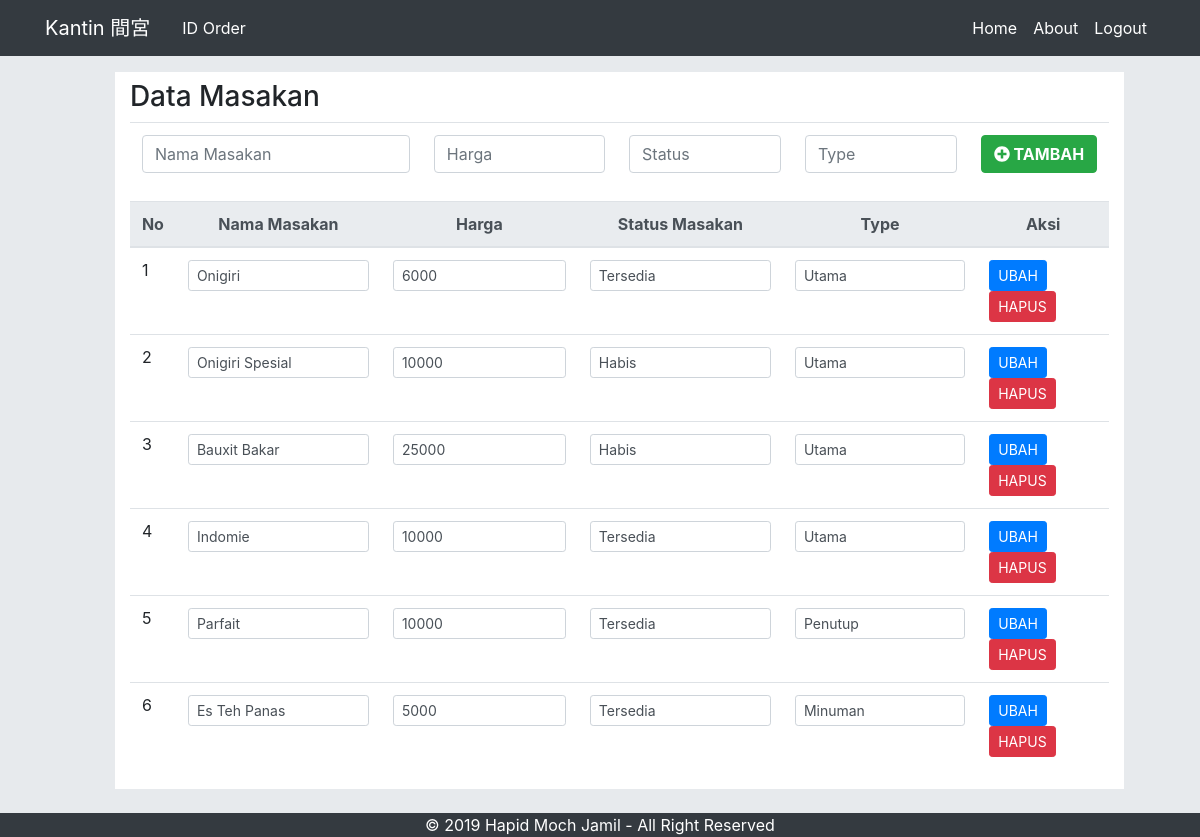
The app's page /index.php/data/dataMasakan with its own data.
### tables this page shows
CREATE TABLE `masakan` (
  `id_masakan` int(11) NOT NULL,
  `nama_masakan` varchar(50) NOT NULL,
  `harga` int(16) NOT NULL,
  `status_masakan` varchar(16) NOT NULL,
  `type` varchar(16) NOT NULL,
  `jumlah_dipesan` int(11) NOT NULL DEFAULT '0',
  `gambar` varchar(50) NOT NULL DEFAULT 'default.png'
);

### application/controllers/Data.php (called while the page is built, shortened)
<?php
class Data extends CI_Controller{
    public function __construct(){
        $this->load->model('User_Model');
        $this->load->model('Order_Model');
        $this->load->model('Masakan_Model');
        $this->load->model('Transaksi_Model');
    }
    public function dataMasakan(){
        $data['status_order'] = $this->Order_Model->setIdOrder();
        $data['data_masakan'] = $this->Masakan_Model->getAllMasakan();
        $this->load->view('tmpl/header');
        $this->load->view('tmpl/navbar', $data);
        $this->load->view('data/data-masakan', $data);
        $this->load->view('tmpl/footer');
    }
}

### index.php (called while the page is built, shortened)
<?php
require_once BASEPATH.'core/CodeIgniter.php';

### application/models/Masakan_Model.php (called while the page is built, shortened)
<?php
class Masakan_Model extends CI_Model{
    public function getAllMasakan(){
        $this->db->order_by('type', 'DESC');
        return $this->db->get('masakan')->result();
    }
}

### application/views/data/data-masakan.php (the view, shortened to what this page needs)
<div class="container pt-5 mt-3">
    <div class="row justify-content-center ml-4 pb-5">
        <div class="col-md-11 bg-white mt-2 pt-2 pb-1">
            <h3>Data Masakan</h3>
            <?= form_open('Data/createMasakan') ?>
            <table class="table table-inverse table-hover">
                <tbody>
                    <tr>
                        <td width="300px"><input type="text" class="form-control" name="nama_masakan" id="nama_masakan" placeholder="Nama Masakan"></td>
                        <td width="200px"><input type="number" class="form-control" name="harga" id="harga" placeholder="Harga"></td>
                        <td width="180px"><input type="text" class="form-control" name="status_masakan" id="status" placeholder="Status"></td>
                        <td width="180px"><input type="text" class="form-control" name="type" id="type" placeholder="Type"></td>
                        <td><button type="submit" class="btn btn-success"><i class="fas fa-plus-circle fa-1x"></i><b> TAMBAH</b></button></td>
                    </tr>
                </tbody>
            </table>
            <?= form_close() ?>
            <table class="table table-responsive table-hover">
                <thead class="thead-light text-center">
                    <tr>
                        <th>No</th>
                        <th>Nama Masakan</th>
                        <th>Harga</th>
                        <th>Status Masakan</th>
                        <th>Type</th>
                        <th>Aksi</th>
                    </tr>
                    </thead>
                    <tbody>
                        <tr>
                        <?php
                            $no = 1;
                            foreach($data_masakan as $setM):
                            echo form_open('Data/updateMasakan');
                        ?>
                            <td scope="row"><?= $no++ ?></td>
                            <td><input name="nama_masakan" type="text" value="<?= $setM->nama_masakan ?>" class="form-control form-control-sm w-100"></td>
                            <td><input name="harga" type="text" value="<?= $setM->harga ?>" class="form-control form-control-sm"></td>
                            <td><input name="status_masakan" type="text" value="<?= $setM->status_masakan ?>" class="form-control form-control-sm"></td>
                            <td><input name="type" type="text" value="<?= $setM->type ?>" class="form-control form-control-sm"></td>
                            <td>
                            <input type="submit" class="btn btn-sm btn-primary" value="UBAH">
                            <a href="<?= base_url('Data/deleteMasakan/').$setM->id_masakan ?>" class="btn btn-sm btn-danger">HAPUS</a>
                            </td>
                        </tr>
                        <?php
                            echo form_close();
                            endforeach
                        ?>
                    </tbody>
            </table>
<div class="row fixed-bottom justify-content-center mb-3">
    <div class="col-md-6">
    </div>
</div>
        </div>
    </div>
</div>

### application/views/tmpl/header.php (shortened to what this page needs)
<html>
<head>
    <link rel="stylesheet" type="text/css" media="screen" href="<?= base_url('assets/css/bootstrap.min.css') ?>">
    <link rel="stylesheet" type="text/css" media="screen" href="<?= base_url('assets/css/style.css') ?>">
    <link rel="stylesheet" type="text/css" media="screen" href="<?= base_url('assets/css/all.min.css') ?>">
</head>
<body>

### application/views/tmpl/navbar.php (shortened to what this page needs)
<nav class="navbar navbar-expand-md navbar-dark bg-dark fixed-top">
    <div class="container">
        <a href="<?= base_url() ?>" class="navbar-brand">Kantin 間宮</a>
        <a class="text-white ml-3">ID Order <span class="badge badge-pill badge-success"><?= $this->session->userdata('id_order') ?></span></a>
        <div class="collapse navbar-collapse" id="navbarNavAltMarkup">
            <div class="navbar-nav ml-auto">
                <a href="<?= base_url() ?>" class="nav-item nav-link active">Home</a>
                <a href="<?= base_url('home/about') ?>" class="nav-item nav-link active">About</a>
                <a href="<?= base_url('Login/setLogout') ?>" class="nav-item nav-link active">Logout</a>
            </div>
        </div>
    </div>
</nav>

### application/views/tmpl/footer.php (shortened to what this page needs)
<footer class="bg-dark fixed-bottom text-white text-center">&copy 2019 Hapid Moch Jamil - All Right Reserved</footer>
</body>
</html>

### assets/css/style.css (style rules this page uses)
body { background-color: #E7EAED; }

### records on screen
masakan: nama_masakan "Onigiri", harga "6000", status_masakan "Tersedia", type "Utama"
masakan: nama_masakan "Onigiri Spesial", harga "10000", status_masakan "Habis", type "Utama"
masakan: nama_masakan "Bauxit Bakar", harga "25000", status_masakan "Habis", type "Utama"
masakan: nama_masakan "Indomie", harga "10000", status_masakan "Tersedia", type "Utama"
masakan: nama_masakan "Parfait", harga "10000", status_masakan "Tersedia", type "Penutup"
masakan: nama_masakan "Es Teh Panas", harga "5000", status_masakan "Tersedia", type "Minuman"
